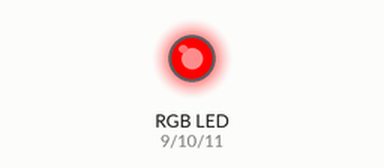
Simulated run of this sketch. Board: Arduino Uno, built with avr-gcc and run on an emulated ATmega328P. Parts: an RGB LED mixed from three pins (HIGH = lit).

Above: at 0.05 s.
At 1.85 s:
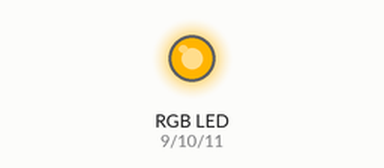
At 3.75 s:
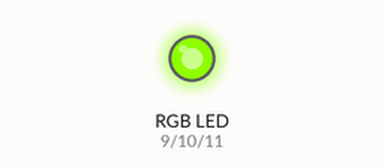
At 7.45 s:
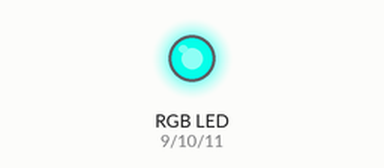
At 11.15 s:
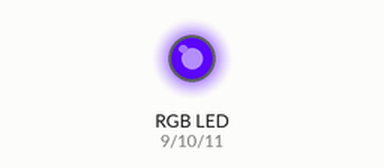
At 14.85 s:
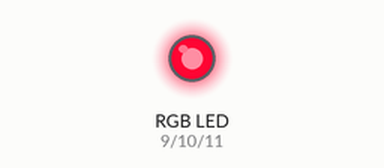
Timing chart, 0 to 19.9 s (numbered marks = the images above):
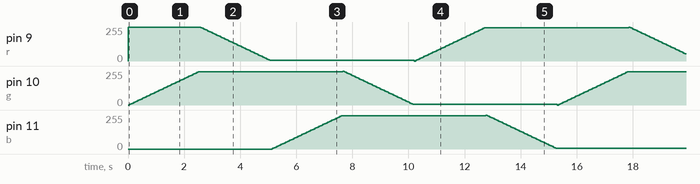

The sketch:

Multicores.ino
```cpp
const int r = 9;
const int g = 10;
const int b = 11;

int valorRed = 255;
int valorGreen = 0;
int valorBlue = 0;

void setup(){
  pinMode(r, OUTPUT);
  pinMode(g, OUTPUT);
  pinMode(b, OUTPUT);
  analogWrite(r, valorRed);
  analogWrite(g, valorGreen);
  analogWrite(b, valorBlue);
}

void loop(){
  for(valorGreen = 0; valorGreen < 255; valorGreen +=5){
    analogWrite(g, valorGreen);
    delay(50);
  }
  for(valorRed = 255; valorRed > 0; valorRed -=5){
    analogWrite(r, valorRed);
    delay(50);
  }
  for(valorBlue = 0; valorBlue < 255; valorBlue +=5 ){
    analogWrite(b, valorBlue);
    delay(50);
  }
  for(valorGreen = 255; valorGreen > 0; valorGreen -=5){
    analogWrite(g, valorGreen);
    delay(50);
  }
  for(valorRed = 0; valorRed < 255; valorRed +=5){
    analogWrite(r, valorRed);
    delay(50);
  }
  for(valorBlue = 255; valorBlue > 0; valorBlue -=5){
    analogWrite(b, valorBlue);
    delay(50);
  }
}
```
